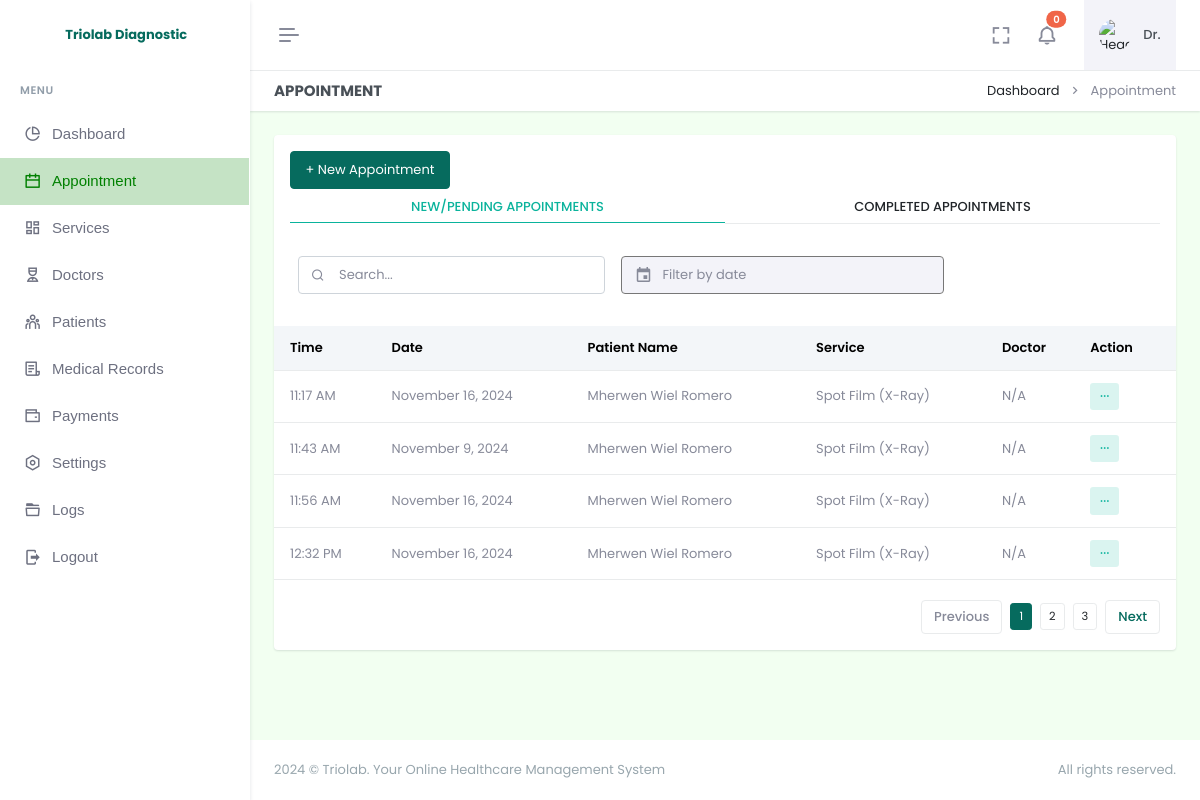
The app's page /doctor/appointment.php (signed in), older data.
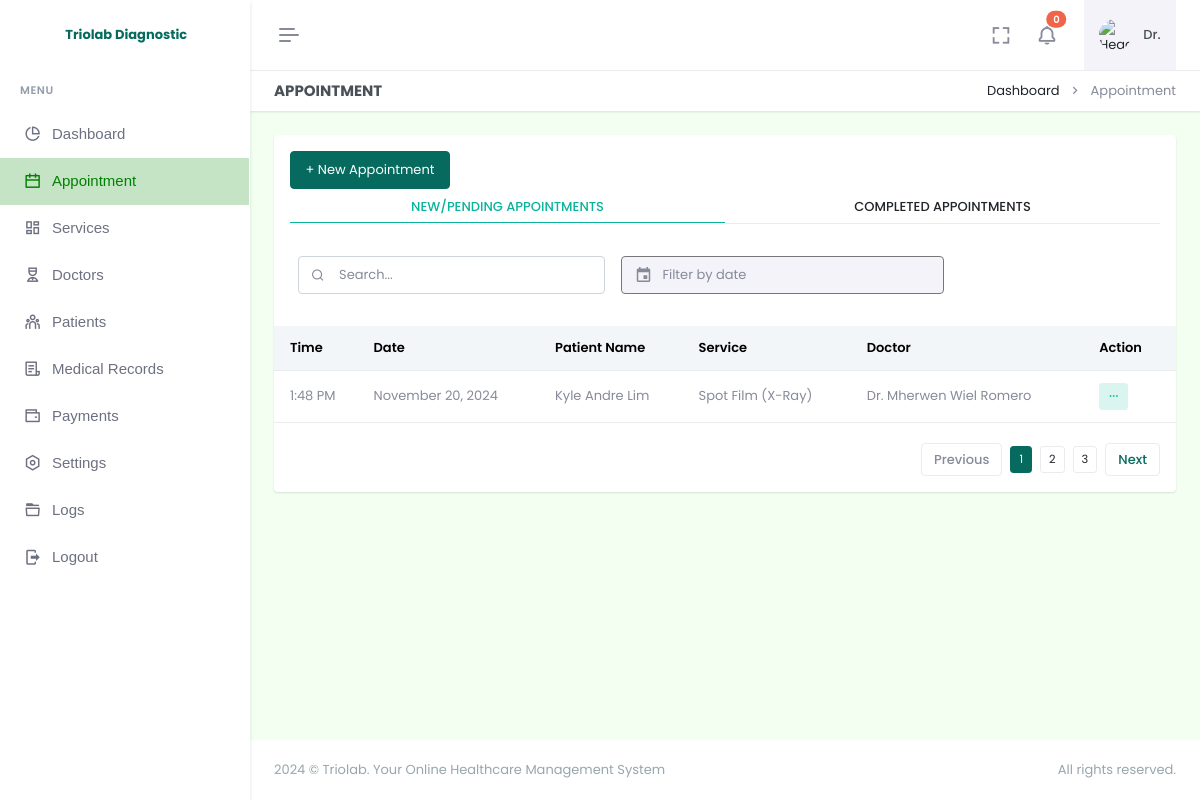
The same page, newer data.
### tables this page shows
CREATE TABLE `appointment` (
  `id` int(11) NOT NULL AUTO_INCREMENT,
  `service_id` int(11) NOT NULL,
  `patient_id` int(11) NOT NULL,
  `appointment_date` varchar(255) NOT NULL,
  `appointment_slot_id` int(255) NOT NULL,
  `appointment_time` varchar(255) NOT NULL,
  `doctor_id` varchar(255) DEFAULT NULL,
  `department_id` int(255) NOT NULL,
  `selectedPayment` varchar(255) NOT NULL,
  `medical` text DEFAULT NULL,
  `status` varchar(255) NOT NULL DEFAULT 'Pending',
  `paid` varchar(255) NOT NULL DEFAULT 'Unpaid',
  `date_added` timestamp NOT NULL DEFAULT current_timestamp(),
  `is_archive` tinyint(4) NOT NULL DEFAULT 0,
  PRIMARY KEY (`id`)
);

CREATE TABLE `patient` (
  `id` int(11) NOT NULL AUTO_INCREMENT,
  `firstname` varchar(255) NOT NULL,
  `lastname` varchar(255) NOT NULL,
  `email` varchar(255) NOT NULL,
  `dob` varchar(255) DEFAULT NULL,
  `birthplace` varchar(255) DEFAULT NULL,
  `contact` varchar(255) DEFAULT NULL,
  `password` varchar(255) NOT NULL,
  `province` varchar(255) DEFAULT NULL,
  `city` varchar(255) DEFAULT NULL,
  `barangay` varchar(255) DEFAULT NULL,
  `street` varchar(255) DEFAULT NULL,
  `date_added` timestamp NOT NULL DEFAULT current_timestamp(),
  PRIMARY KEY (`id`)
);

CREATE TABLE `services` (
  `id` int(11) NOT NULL AUTO_INCREMENT,
  `category` varchar(255) NOT NULL,
  `type` varchar(255) NOT NULL,
  `service` varchar(255) NOT NULL,
  `department` varchar(255) NOT NULL,
  `cost` varchar(255) NOT NULL,
  `date_added` timestamp NOT NULL DEFAULT current_timestamp(),
  `is_archive` tinyint(4) NOT NULL DEFAULT 0,
  PRIMARY KEY (`id`)
);

CREATE TABLE `doctor` (
  `employee_id` varchar(255) NOT NULL,
  `firstname` varchar(255) NOT NULL,
  `lastname` varchar(255) NOT NULL,
  `username` varchar(255) NOT NULL,
  `email` varchar(255) NOT NULL,
  `password` varchar(255) NOT NULL,
  `profile_img` varchar(255) DEFAULT NULL,
  `department_id` int(11) DEFAULT NULL,
  `date_added` timestamp NOT NULL DEFAULT current_timestamp(),
  `is_archive` tinyint(4) NOT NULL DEFAULT 0,
  PRIMARY KEY (`employee_id`),
  KEY `fk_doctor_department_new` (`department_id`),
  CONSTRAINT `fk_doctor_department_new` FOREIGN KEY (`department_id`) REFERENCES `departments` (`id`) ON DELETE SET NULL
);

### doctor/appointment.php (the view, shortened to what the rows shown need)
<!doctype html>
<html lang="en" data-layout="vertical" data-topbar="light" data-sidebar="light" data-sidebar-size="lg" data-sidebar-image="none" data-preloader="disable" data-theme="default" data-theme-colors="green">
<head>
    <link rel="stylesheet" href="https://cdn.jsdelivr.net/npm/flatpickr/dist/flatpickr.min.css">
    <link href="assets/css/bootstrap.min.css" rel="stylesheet" type="text/css" />
    <link href="assets/css/icons.min.css" rel="stylesheet" type="text/css" />
    <link href="assets/css/app.min.css" rel="stylesheet" type="text/css" />
    <link href="assets/css/custom.min.css" rel="stylesheet" type="text/css" />
    <link rel="stylesheet" href="assets/css/sweetalert.css">
</head>
<body style="background-color: #F2FFF1">
    <div id="layout-wrapper">
        <?php require "header.php"; ?>
        <div class="main-content">
            <div class="page-content">
                <div class="container-fluid">
                    <div class="row">
                        <div class="col-12">
                            <div class="card">
                                <div class="card-body">
                                    <div class="tab-content text-muted">
                                        <div class="tab-pane active" id="new" role="tabpanel">
                                            <div class="listjs-table" id="customerList">
                                                <div class="table-responsive table-card mt-3 mb-1">
                                                    <table class="table align-middle table-nowrap" id="customerTable">
                                                        <thead class="table-light">
                                                            <tr>
                                                                <th>Time</th>
                                                                <th>Date</th>
                                                                <th>Patient Name</th>
                                                                <th>Service</th>
                                                                <th>Doctor</th>
                                                                <th>Action</th>
                                                            </tr>
                                                        </thead>
                                                        <tbody class="list">
                                                            <?php
                                                            $selectAppointment = $pdo->query("SELECT *, appointment.id AS appointment_id, patient.id AS patient_id, services.id AS service_id, patient.firstname AS patient_firstname, patient.lastname AS patient_lastname, doctor.firstname AS doctor_firstname, doctor.lastname AS doctor_lastname FROM appointment INNER JOIN patient ON appointment.patient_id = patient.id INNER JOIN services ON appointment.service_id = services.id LEFT JOIN doctor ON appointment.doctor_id = doctor.employee_id WHERE appointment.is_archive = 0 AND appointment.status = 'Pending' ORDER BY appointment.date_added ASC");
                                                            if ($selectAppointment->rowCount() > 0) {
                                                                while ($row = $selectAppointment->fetch(PDO::FETCH_ASSOC)) {
                                                                    $time = $row['appointment_time'];
                                                                    $formatted_time = date("g:i A", strtotime($time));
                                                                    $date = $row['appointment_date'];
                                                                    $formatted_date = date("F j, Y", strtotime($date));
                                                                    $fullnamePatient = $row['patient_firstname'] . " " . $row['patient_lastname'];
                                                                    $fullnameDoctor = $row['doctor_id'] == NULL ? "N/A" : "Dr. " . $row['doctor_firstname'] . " " . $row['doctor_lastname'];
                                                                    $serviceName = $row['service'] . " (" . $row['type'] . ")";
                                                            ?>
                                                                    <tr>
                                                                        <td class="time"><?= $formatted_time; ?></td>
                                                                        <td class="date"><?= $formatted_date; ?></td>
                                                                        <td class="patient_name"><?= $fullnamePatient; ?></td>
                                                                        <td class="service"><?= $serviceName; ?></td>
                                                                        <td class="doctor"><?= $fullnameDoctor; ?></td>
                                                                        <td>
                                                                            <div class="dropdown d-inline-block">
                                                                                <button class="btn btn-soft-success btn-sm dropdown" type="button" data-bs-toggle="dropdown" aria-expanded="false">
                                                                                    <i class="ri-more-fill align-middle"></i>
                                                                                </button>
                                                                            </div>
                                                                        </td>
                                                                    </tr>
                                                                <?php
                                                                }
                                                            }
                                                            ?>
                                                        </tbody>
                                                    </table>
                                                </div>
                                            </div>
                                        </div>
                                    </div>
                                </div>
                            </div>
                        </div>
                    </div>
                </div>
            </div>
        </div>
    </div>
</body>
</html>

Row changes from the older to the newer data that the page shows:
removed appointment: appointment_time "11:17 AM", appointment_date "November 16, 2024", patient.lastname "Mherwen Wiel Romero", service.type "Spot Film (X-Ray)", doctor "N/A"
removed appointment: appointment_time "11:43 AM", appointment_date "November 9, 2024", patient.lastname "Mherwen Wiel Romero", service.type "Spot Film (X-Ray)", doctor "N/A"
removed appointment: appointment_time "11:56 AM", appointment_date "November 16, 2024", patient.lastname "Mherwen Wiel Romero", service.type "Spot Film (X-Ray)", doctor "N/A"
removed appointment: appointment_time "12:32 PM", appointment_date "November 16, 2024", patient.lastname "Mherwen Wiel Romero", service.type "Spot Film (X-Ray)", doctor "N/A"
added appointment: appointment_time "1:48 PM", appointment_date "November 20, 2024", patient.lastname "Kyle Andre Lim", service.type "Spot Film (X-Ray)", doctor.lastname "Dr. Mherwen Wiel Romero"
